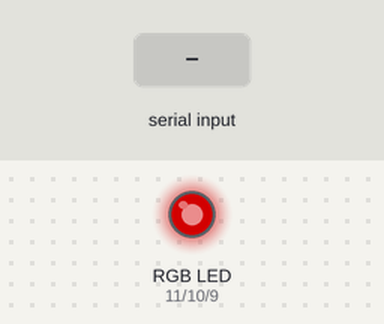
Simulated run of this sketch. Board: Arduino Uno, built with avr-gcc and run on an emulated ATmega328P. On the bench: an RGB LED mixed from three pins (HIGH = lit). The test bench sets the inputs (shaded band). Dim RGB values are drawn brighter than linear.

Above: at 1.2 s.
1.3 s: "4" received over Serial
At 1.8 s:
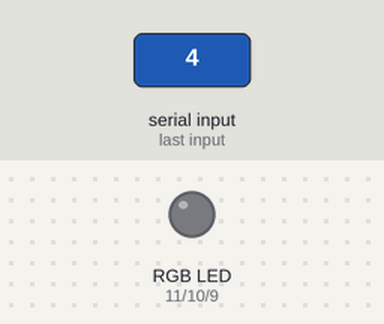
2.8 s: "1" received over Serial
At 3.85 s:
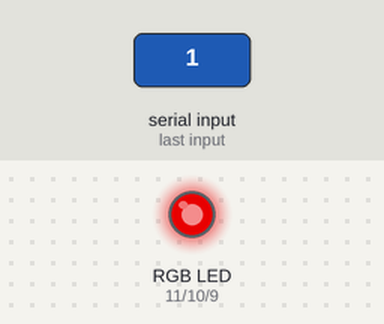
At 4.34 s:
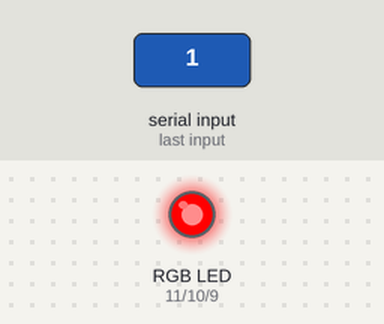
5.8 s: "2" received over Serial
8.8 s: "3" received over Serial
Timing chart, 0 to 12.8 s (numbered marks = the images above; inputs shaded):
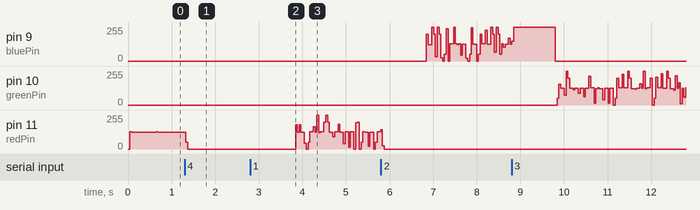

The sketch:

led_matlab_try.ino
```cpp
/*
Adafruit Arduino - Lesson 3. RGB LED
*/

int redPin = 11;
int greenPin = 10;
int bluePin = 9;
String answer;
unsigned long previousMillis = 0;
char flag = '1';
int ledstate = 0;
float interval = 0.1;

//uncomment this line if using a Common Anode LED
//#define COMMON_ANODE

void setup()
{
  pinMode(redPin, OUTPUT);
  pinMode(greenPin, OUTPUT);
  pinMode(bluePin, OUTPUT);
  Serial.begin(9600);
}

void loop()
{
//  light(flag);
  if(Serial.available()>0)   //if there is data to read
  {
    answer = Serial.readString();
    change_fre(answer);
    change_color(answer);

  }
  //light(flag);
  unsigned long currentMillis = millis();
  if (currentMillis - previousMillis >= interval) {
  // save the last time you blinked the LED
  previousMillis = currentMillis;
  // if the LED is off turn it on and vice-versa:
  if (ledstate == 0) {
    ledstate = 1;
    light(flag);
  } else {
    ledstate = 0;
    off();
    }
   }

}


void change_color(String s){
  if(s.charAt(0) == '1'){       //enter 1 having red light
      flag = '1';
      //light(flag);
      ledstate = 1;
    }
    if(s.charAt(0) == '2'){      //enter 2 having blue light
      flag = '2';
      //light(flag);
      ledstate = 1;
    }
    if(s.charAt(0) == '3'){      //enter 3 having green light
      flag = '3';
      //light(flag);
      ledstate = 1;
    }

    if(s.charAt(0) == '4'){      //enter 0 turning off the light
      flag = '0';
      ledstate = 0;
    }
}

void change_fre(String s){
  if(s.charAt(2) == 'a'){
      interval = 0.1;
    }

    if(s.charAt(2) == 'b'){
     interval = 200;
    }

    if(s.charAt(2) == 'c'){
      interval = 100;
    }

    if(s.charAt(2) == 'd'){
      interval = 1000/15;
    }

    if(s.charAt(2) == 'e'){
      interval = 1000/20;
    }

}
void light(char c)
{
  if(c == '1') setColor(255,0,0);
  if(c == '2') setColor(0,0,255);
  if(c == '3') setColor(0,255,0);
  if(c == '0') setColor(0,0,0);
}

void setColor(int red, int green, int blue)
{
  #ifdef COMMON_ANODE
//    red = 255 - red;
//    green = 255 - green;
//    blue = 255 - blue;
  #endif
  analogWrite(redPin, red);
  analogWrite(greenPin, green);
  analogWrite(bluePin, blue);
}

void off()
{
  #ifdef COMMON_ANODE
//    red = 255 - red;
//    green = 255 - green;
//    blue = 255 - blue;
  #endif
  digitalWrite(redPin, LOW);
  digitalWrite(greenPin, LOW);
  digitalWrite(bluePin, LOW);
}
```
